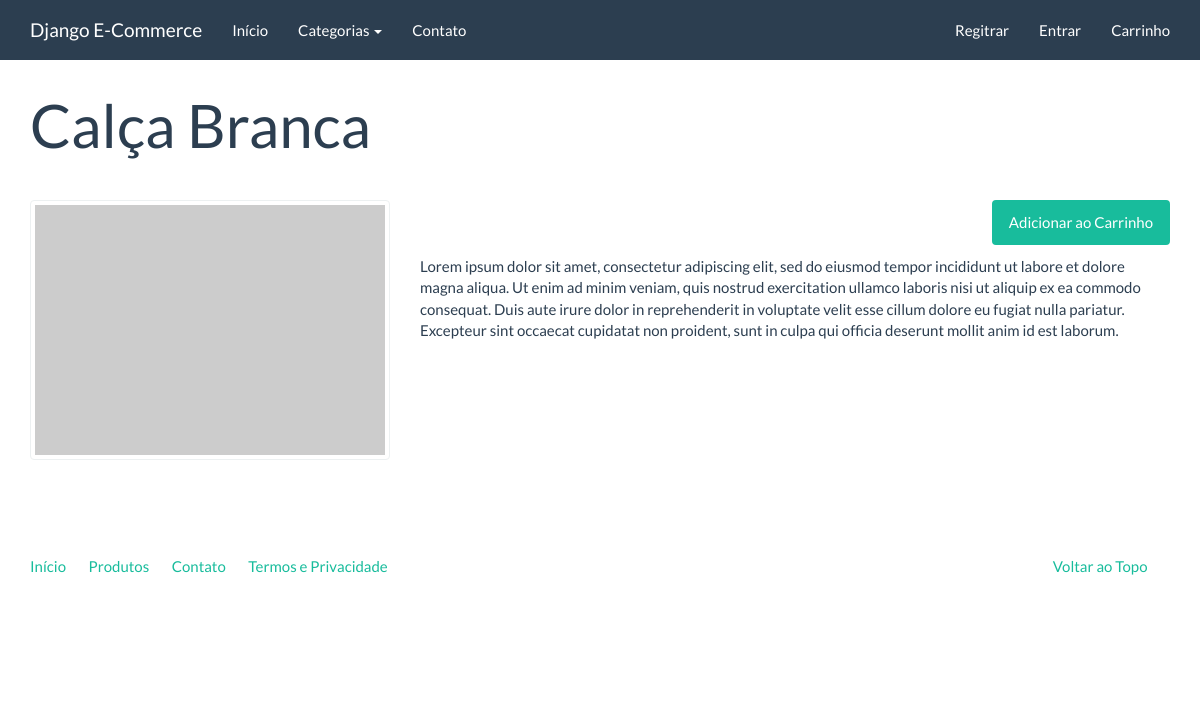
/produtos/produto/calca-branca, run on an earlier commit of the app's database.
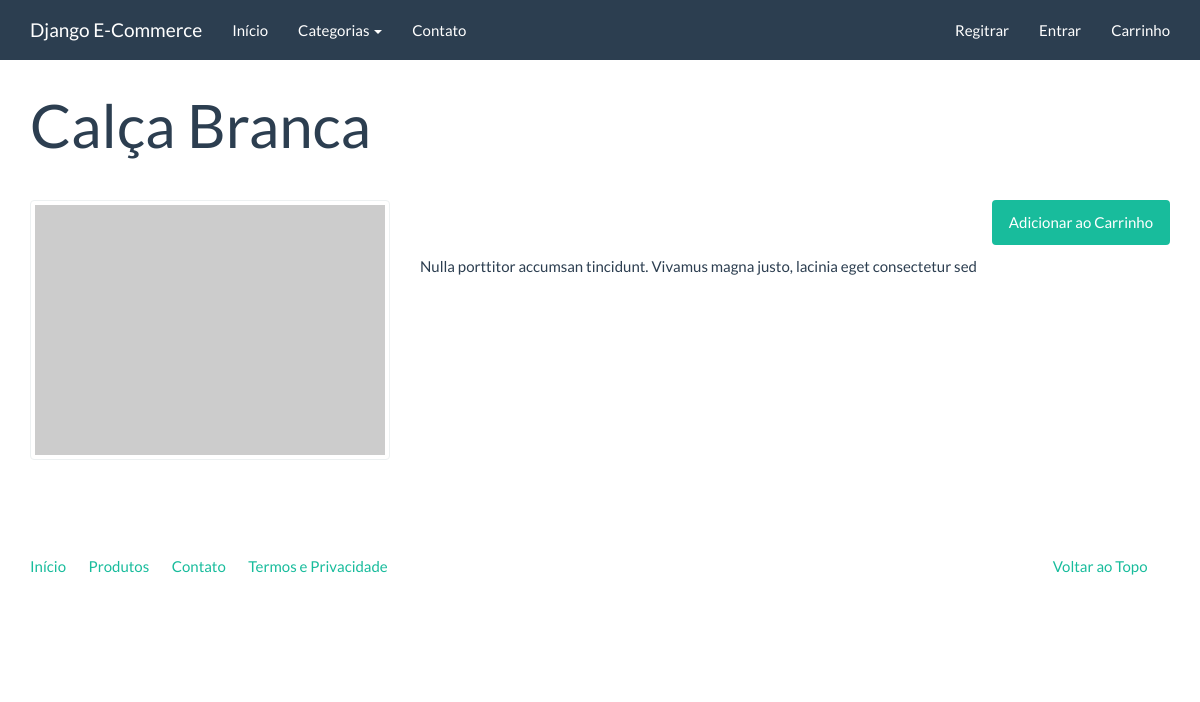
And on a later commit of the database.
### catalog/models.py (models this page shows, shortened)
class Product(models.Model):
    name = models.CharField("Nome", max_length=100)
    slug = models.SlugField('Identificador', max_length=100)
    category = models.ForeignKey('catalog.Category', related_name='Categoria', verbose_name="Categoria", on_delete=models.CASCADE, null=True, blank=False)
    description = models.TextField('Descrição', blank=True, max_length=85)
    price = models.DecimalField("Preço", decimal_places=2, max_digits=8)
    created = models.DateTimeField('Criado em', auto_now_add=True)
    modified = models.DateTimeField('Modificado em', auto_now=True)
    class Meta:
        verbose_name = 'Produto'
        verbose_name_plural = "Produtos"
        ordering = ['name']
    def __str__(self):
        return self.name

### catalog/views.py (the view)
# urls.py: path('produto/<str:slug>', product, name="product"),
def product(request, slug, template_name = "catalog/product.html"):
    product = Product.objects.get(slug=slug)
    context = {
        "product" : product,
    }
    return render(request, template_name, context)

### catalog/context_processors.py (called while the page is built)
def categories(request):
    return {
        'categories': Category.objects.all()
    }

### catalog/models.py (called while the page is built)
    def __str__(self):
        return self.name

    def get_absolute_url(self):
        return reverse('catalog:category', kwargs={'slug': self.slug})

### catalog/templates/catalog/product.html (shortened to what this page needs)
{% extends "base.html" %}
{% block container %}
<div class="page-header">
  <h1>{{ product }}</h1>
</div>
<div class="row">
  <div class="col-sm-4">
      <a href="#" class="thumbnail">
          <img src="http://placehold.it/350x250" alt="" />
      </a>
  </div>
  <div class="col-sm-8">
      <p class="text-right">
          <a href="{% url 'checkout:create_cart_item' product.slug %}" class="btn btn-success">Adicionar ao Carrinho</a>
      </p>
      {{ product.description|linebreaks }}
  </div>
</div>
{% endblock %}

What changed in the data, as far as the page shows it:
changed Product "Calça Branca": description "Lorem ipsum dolor sit amet, consectetur adipiscing elit, sed do eiusmod tempor incididunt ut labore et dolore magna aliqua. Ut enim ad minim veniam, quis nostrud exercitation ullamco laboris nisi ut aliquip ex ea commodo consequat. Duis aute irure dolor in reprehenderit in voluptate velit esse cillum dolore eu fugiat nulla pariatur. Excepteur sint occaecat cupidatat non proident, sunt in culpa qui officia deserunt mollit anim id est laborum." → "Nulla porttitor accumsan tincidunt. Vivamus magna justo, lacinia eget consectetur sed"
